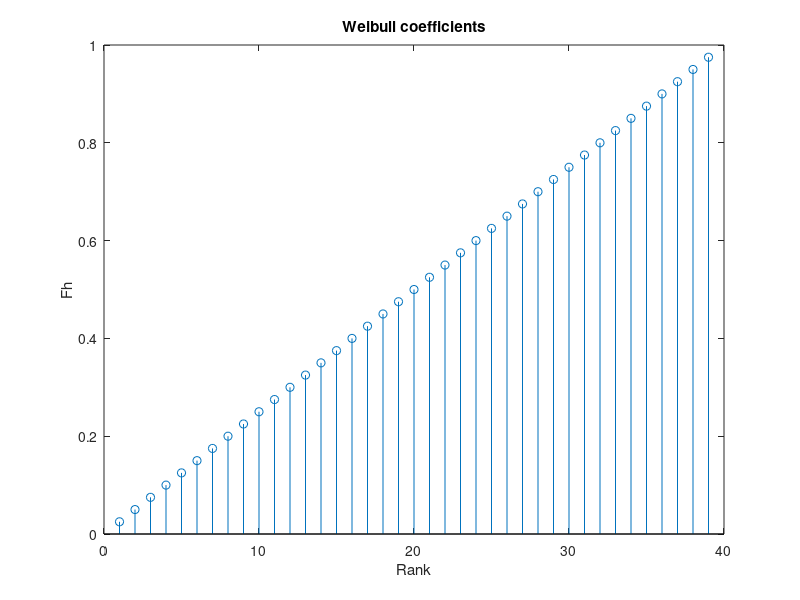
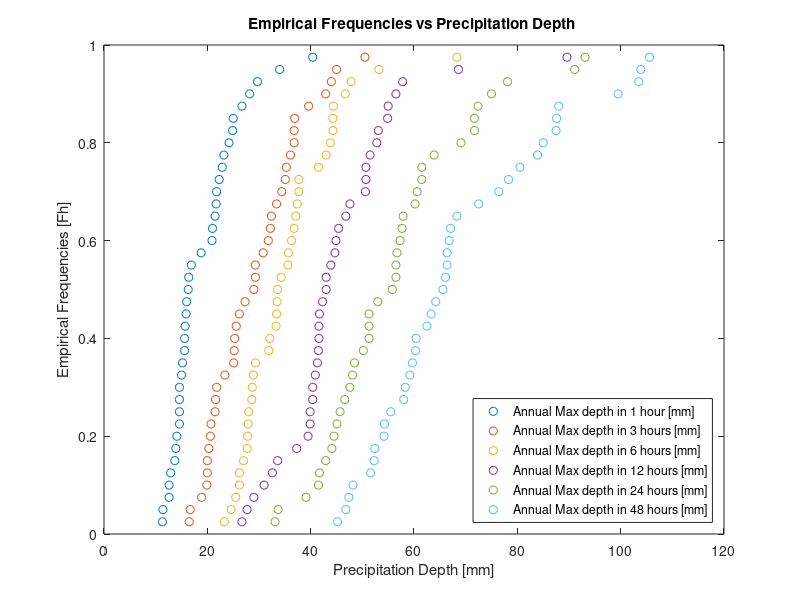

MATLAB code for these plots, in order:
% -------------------------------------------------------------------------
% Course: Hydrology for Engineers
% Assignment 1
% Part 2: Fit a Gumbel distribution and calculate critical rainfall depths
% -------------------------------------------------------------------------

clear variables %clear the workspace variables
close all %close alla figures
clc %clear the command window

% -------------------------------------------------------------------------
% # 1: Compute the Weibull plotting position
% -------------------------------------------------------------------------
%% (1) Computing Fh nd YF
% import the data from Part1 using the function load
load assignment1_output_part1.mat

% sorting data columns by amplitude
sortedAnnualMax = sort(AnnualMax,1, 'ascend');
sortedAnnualMax;

%% Computing Weibull coefficients 

% initializing empty vector
Fh = zeros([size(sortedAnnualMax, 1),1]);

% computing frequency : Fh = i/(N+1)
sz = size(Fh,1);
for c = 1:sz
    Fh(c) = c/ (sz + 1);
end
Fh;

%% Plotting Weibull coefficients 
figure(21)
stem(Fh)
title('Weibull coefficients')
xlabel('Rank') 
ylabel('Fh') 

%% computing reduced variable YF

YF = -log(-log(Fh));

% Plot of Fh vs h
% for first column
figure(22)
plot(sortedAnnualMax(), Fh, 'o');
title('Empirical Frequencies vs Precipitation Depth ')
xlabel('Precipitation Depth [mm]') 
ylabel('Empirical Frequencies [Fh]')
legend({'Annual Max depth in 1 hour [mm]','Annual Max depth in 3 hours [mm]','Annual Max depth in 6 hours [mm]','Annual Max depth in 12 hours [mm]','Annual Max depth in 24 hours [mm]','Annual Max depth in 48 hours [mm]',},'Location','southeast')

%% (2) Fitting Gumbel curve
% method of moments
% calculating means and standard deviation for each duration 
std_vect = std(AnnualMax);
mean_vect = mean (AnnualMax);

%defining variables 
GumbelParMoments = zeros(2,6);
m = length(std_vect);

for k = 1:m
    alpha = (std_vect(k)*sqrt(6))/pi;
    mu = mean_vect(k)-0.5772/alpha;

    GumbelParMoments(1,k) = alpha;
    GumbelParMoments(2,k) = mu;
end 
GumbelParMoments
%%
% Gumbel method
GumbelParGumbelParMoments = zeros(2,6);
m = length(std_vect);

mu_YF = mean(YF);
sigma_YF = std(YF);

% Defining paramaters 
for k = 1:m
    alphaG = sigma_YF/std_vect(k);
    muG = mean_vect(k)-(mu_YF/sigma_YF)*std_vect(k);
    
    GumbelParGumbelParMoments(1,k) = alphaG;
    GumbelParGumbelParMoments(2,k) = muG;
end
GumbelParGumbelParMoments;
